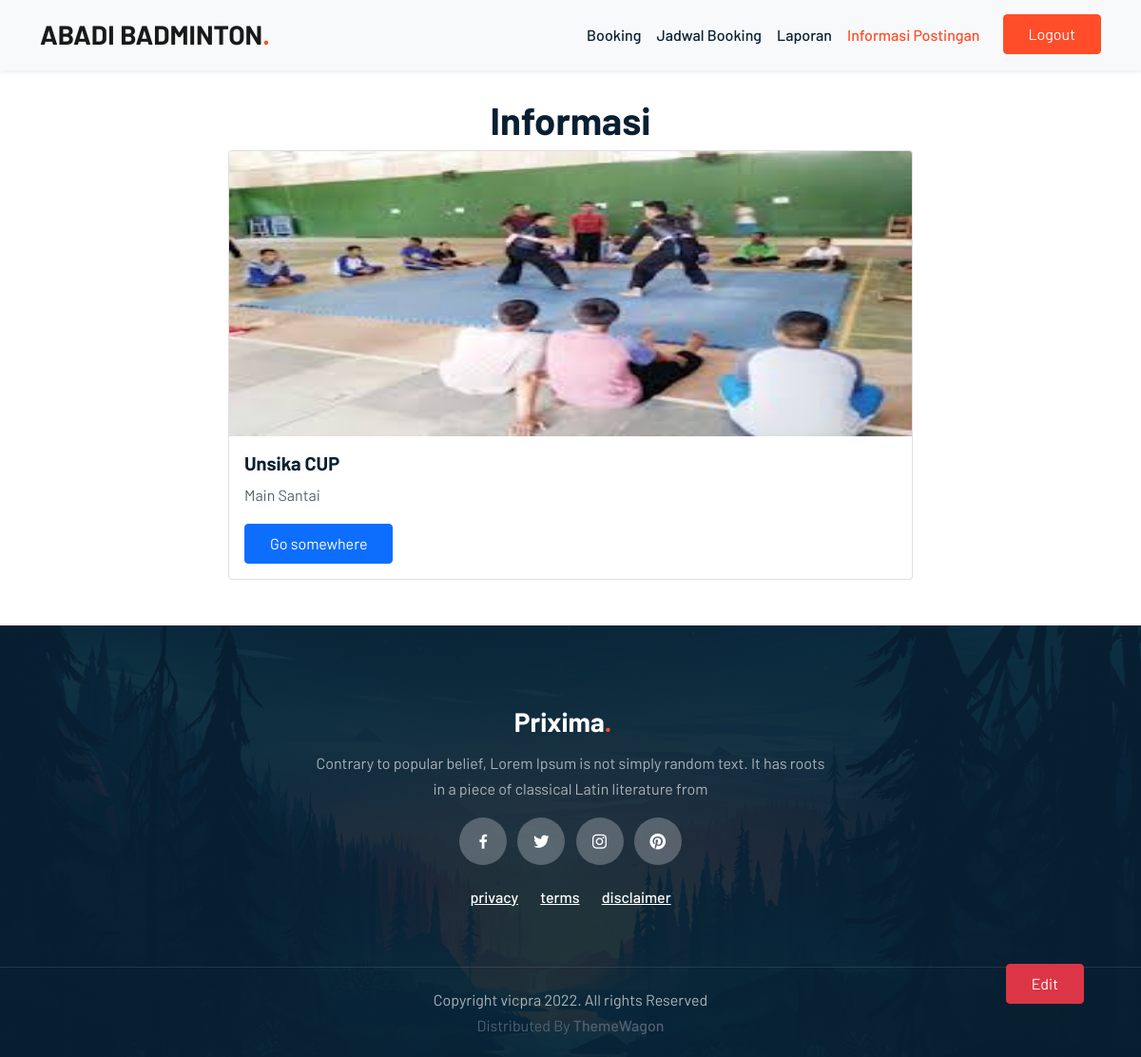
Page /admin/postingan.php on the committed database.
### tables this page shows
CREATE TABLE `upload` (
  `id` int(11) NOT NULL,
  `nama` varchar(255) NOT NULL,
  `deskripsi` text NOT NULL,
  `foto` text NOT NULL
);

### admin/tampilkan.php (called while the page is built)
<?php
include "../koneksi.php";
$proses = mysqli_query($koneksi, "select * from upload order by id DESC");
?>

### admin/postingan.php (the view, shortened to what this page needs)
<?php
include "tampilkan.php"
  ?>
<!doctype html>
<html lang="en">
<head>
  <link rel="stylesheet" href="../css/bootstrap.min.css">
  <link rel="stylesheet" href="../css/owl.carousel.min.css">
  <link rel="stylesheet" href="../css/owl.theme.default.min.css">
  <link href='https://unpkg.com/boxicons@2.1.1/css/boxicons.min.css' rel='stylesheet'>
  <link rel="stylesheet" href="../css/style.css">
</head>
<body data-bs-spy="scroll" data-bs-target=".navbar" data-bs-offset="70">
  <nav class="navbar navbar-expand-lg navbar-light bg-light shadow-sm navbar fixed-top">
    <div class="container">
      <a class="navbar-brand" href="index.php">ABADI BADMINTON<span class="dot">.</span></a>
      <div class="collapse navbar-collapse" id="navbarNav">
        <ul class="navbar-nav ms-auto">
          <li class="nav-item">
            <a class="nav-link" href="book.php">Booking</a>
          </li>
          <li class="nav-item">
            <a class="nav-link" href="jadwal_book.php">Jadwal Booking</a>
          </li>
          <li class="nav-item">
            <a class="nav-link" href="laporan.php">Laporan</a>
          </li>
          <li class="nav-item">
            <a class="nav-link active" aria-current="page" href="#">Informasi Postingan</a>
          </li>
          <li class="nav-item">
            <a href="logout.php" class="btn btn-brand ms-lg-3">Logout</a>
          </li>
        </ul>
      </div>
    </div>
  </nav>
  <div class="m-auto pt-5" style="width: 60%;">
    <br><br>
    <h1 class="text-center">Informasi</h1>
    <?php
    while ($data = mysqli_fetch_assoc($proses)) {
      ?>
      <div class="card mb-5" style="width: 100%;">
        <img src="fotopost/<?php echo $data['foto']; ?>" height="300" class="card-img-top" alt="...">
        <div class="card-body">
          <h5 class="card-title">
            <?php echo $data['nama']; ?>
          </h5>
          <p class="card-text">
            <?php echo $data['deskripsi']; ?>
          </p>
          <a href="#" class="btn btn-primary">Go somewhere</a>
        </div>
      </div>
      <?php
    }
    ?>
  </div>
  <footer>
    <div class="footer-top text-center">
      <div class="container">
        <div class="row justify-content-center">
          <div class="col-lg-6 text-center">
            <h4 class="navbar-brand">Prixima<span class="dot">.</span></h4>
            <p>Contrary to popular belief, Lorem Ipsum is not simply random text. It has roots in a piece of
              classical Latin literature from</p>
            <div class="col-auto social-icons">
              <a href="#"><i class='bx bxl-facebook'></i></a>
              <a href="#"><i class='bx bxl-twitter'></i></a>
              <a href="#"><i class='bx bxl-instagram'></i></a>
              <a href="#"><i class='bx bxl-pinterest'></i></a>
            </div>
            <div class="col-auto conditions-section">
              <a href="#">privacy</a>
              <a href="#">terms</a>
              <a href="#">disclaimer</i></a>
            </div>
          </div>
        </div>
      </div>
    </div>
    <div class="footer-bottom text-center">
      <p class="mb-0">Copyright vicpra 2022. All rights Reserved</p> Distributed By <a
        hrefs="https://themewagon.com">ThemeWagon</a>
    </div>
  </footer>
  <a href="managemen.php" class="btn btn-danger" style="position: fixed; bottom: 5%; right: 5%;">Edit</a>
</body>
</html>

### css/style.css (style rules this page uses)
:root { --brand: #ff4d29; --dark: #092032; --body: #516171; --border: rgba(0,0,0,0.08); --shadow: 0px 6px 30px rgba(0, 0, 0, 0.08); }
body { font-family: "Barlow", sans-serif; color: var(--body); line-height: 1.7; }
h1,h2,h3,h4,h5,h6, .display-1,.display-2,.display-3,.display-4 { font-weight: 700; color: var(--dark); }
img { width: 100%; }
a { color: var(--dark); transition: all 0.4s ease; font-weight: 500; }
.navbar { box-shadow: var(--shadow); }
.social-icons a { width: 28px; height: 28px; display: inline-flex; color: #fff; background-color: rgba(255, 255, 255, 0.25); text-decoration: none; align-items: center; justify-content: center; border-radius: 100px; }
.conditions-section { margin: 20px 0; }
.conditions-section a { color: #fff; margin: 0 10px; }
.navbar .navbar-nav .nav-link { color: var(--dark); }
.navbar .navbar-nav .nav-link.active { color: var(--brand); }
.navbar-brand { font-size: 28px; font-weight: 700; }
.navbar-brand .dot { color: var(--brand); }
.btn { padding: 8px 26px; }
.btn-brand { border-color: var(--brand); background-color: var(--brand); color: #fff; }
footer { background: linear-gradient(0deg, rgba(8, 32, 50, 0.9), rgba(8, 32, 50, 0.9)), url(../img/Wallpaper.jpg), #082032;; background-size: cover; background-position: center; background-repeat: no-repeat; }
footer .footer-top { padding-top: 80px; padding-bottom: 40px; }
.footer-bottom { border-top: 1px solid rgba(255, 255, 255, 0.1); padding-bottom: 20px; padding-top: 20px; }
footer .navbar-brand { color: #fff; }
footer p { color: #ADB3B9; }
footer .social-icons a { width: 50px; height: 50px; font-size: 20px; margin-left: 4px; margin-right: 4px; }

### rows in the picture
upload: foto (picture), nama "Unsika CUP", deskripsi "Main Santai"
